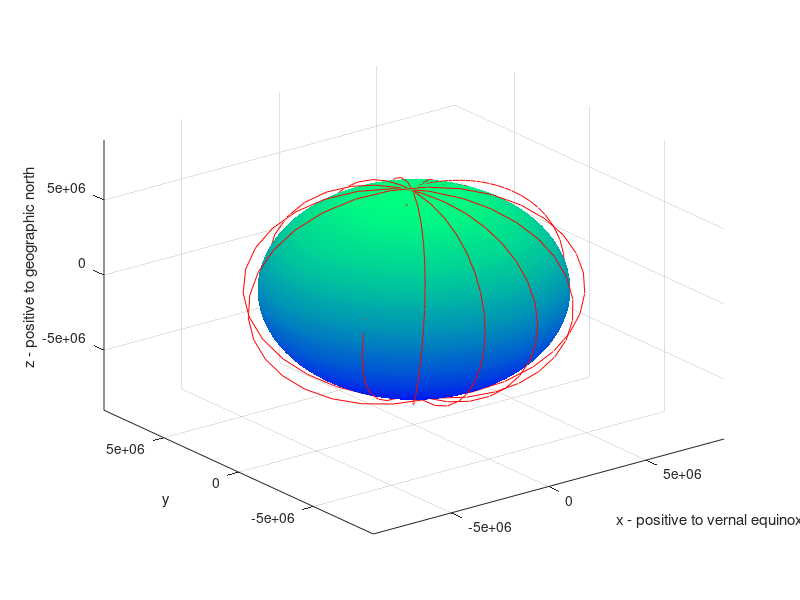

This chart was generated by the following MATLAB code:
%Place a point mass cubesat into orbit with intial conditions.
%No oblateness of Earth. Orbital precession from angular velocity of Earth.
%%Need to check integration time stamps against projected clock time.

function orbit_1

Re = 6.371*10^6; % m                         Radius of Earth
G = 6.67408 * 10^(-11); % m^3 kg^-1 s^-2     Gravitational constant
m = 1.2;  % kg                               mass of cubesat
M = 5.972 * 10^24; % kg                      mass of Earth

omega_e = 7.29 * 10^(-5); % s^-1   (ie radians per second)   angular vel/frequency??? Earth around geographic North
omega_se = 1.99 * 10^(-7);  % s^-1                           angular vel Earth around sun
%%%   w can be chosen to be the sum of these if desired (under correct
%%%   computational conditions)
w = omega_e;

%%%%%%%%%%%%%%%%%%%% set initial conditions %%%%%%%%%%%%%%%%%%%%%%%%%%%%%%%
x0 = 0; 
y0 = 0;            % (x,y,z) = (0,0,*) indicates starting directly above north pole
z0 = Re + 500000;  % 500000 m = 500 km
xd0 = 7777;        % 7777 m s^-1 = 28000 km hr^-1  
yd0 = 0;           % (xd,yd,zd) = (*,0,0) indicates heading directly toward vernal equinox
zd0 = 0;

%%%%%%%%%%%%%%%%%%%%%%%% set time steps %%%%%%%%%%%%%%%%%%%%%%%%%%%%%%%%%%%
t0 = 0;
tf = 39000;%arbitrary - we'll unpack the results of integration into a vector that can be querried after the fact

p0 = [x0 y0 z0 xd0 yd0 zd0]'; %vector of initial position and velocity data
[t,p] = ode45(@orbit,[t0 tf],p0); %integrate

%%%unpack data from vector of integration results [t,p]
XX = p(:,1); YY = p(:,2); ZZ = p(:,3);

plot_orbit(1)            % argument 1 to show 'earth', 0 to omit
%display_data(t,2);      %send vector of times and desired step increment for display 
display_final_state

function dp = orbit(t,p)
    x = p(1); y = p(2); z = p(3);
    xd = p(4); yd = p(5); zd = p(6);
    r = sqrt(x^2 + y^2 + z^2);                 %distance from center of Earth
    xdd = -(G*M/(r^3))*x + 2*w*yd + w^2*x;     % x acceleration
    ydd = -(G*M/(r^3))*y - 2*w*xd + w^2*y;     % y acceleration
    zdd = -(G*M/(r^3))*z;                      % z acceleration
    dp = [xd yd zd xdd ydd zdd]';
end %function orbit

function plot_orbit(show_earth)
    if show_earth==1
        [a,b,c]=sphere(60); 
        surf(a*Re,b*Re,c*Re);                %sphere with radius of earth centered at origin
        colormap winter                      %blue green color scheme on sphere
        shading interp                       %no grid lines on sphere
        hold on
    end    
    plot3(XX, YY, ZZ, 'r');
    xlabel('x - positive to vernal equinox')
    ylabel('y')
    zlabel('z - positive to geographic north')
    xlim([-9*10^6 9*10^6])
    ylim([-9*10^6 9*10^6])
    zlim([-9*10^6 9*10^6])
end %function plot_orbit    

function display_final_state
    [s t]=size(p);
    disp(p(s,:))
    final_vec=p(s,:);
    xf=final_vec(1);
    yf=final_vec(2);
    zf=final_vec(3);
    %xdf=final_vec(4);
    %ydf=final_vec(5);
    %zdf=final_vec(6);
    r=sqrt(xf^2 + yf^2 + zf^2);
    altitude = r-Re;
    fprintf('Final altitude above surface is: %d m', altitude);
    
end

function display_data(t,increment)
    %disp('   t_step        x       y       z       xd        yd       zd');
    for i=1:increment:length(t)   
        disp([t(i) p(i,:)]);
    end 
end %function display_data

end %function orbit_1